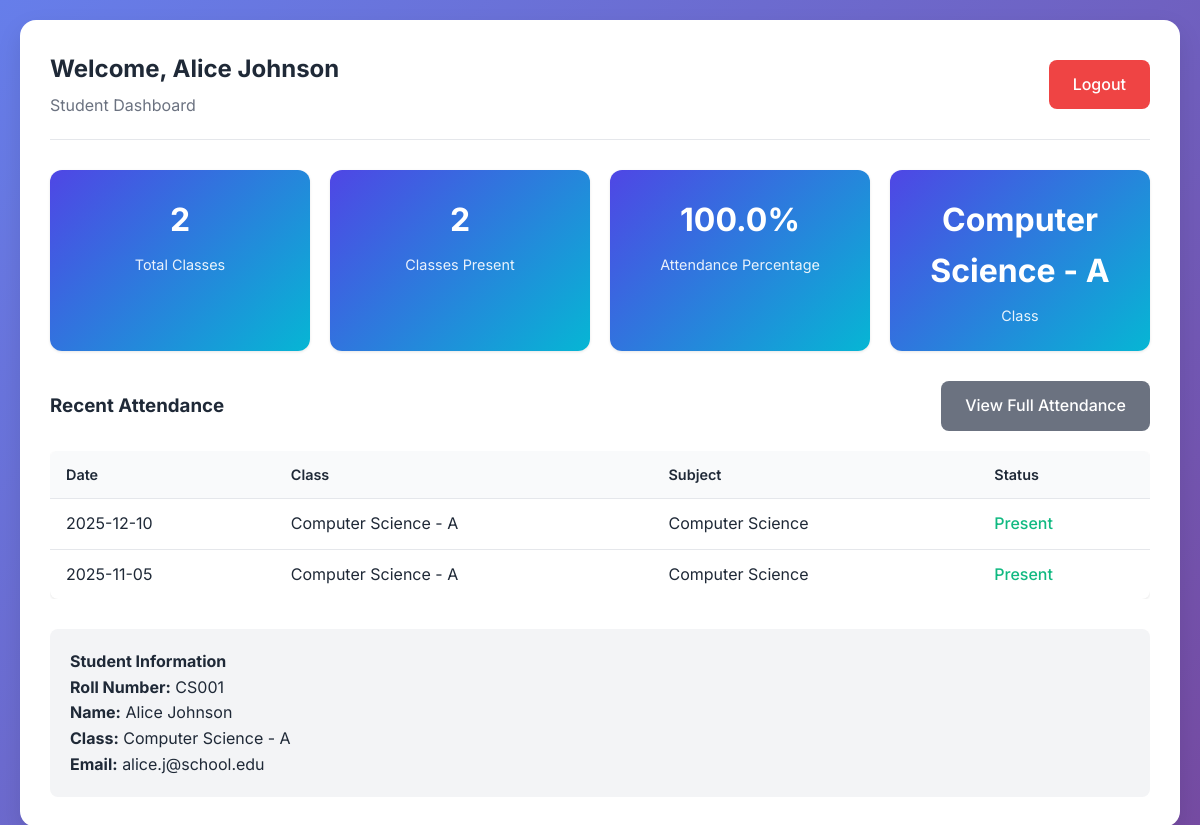
/student_dashboard (signed in), run on the app's committed database.
### tables this page shows
CREATE TABLE students (
    id INTEGER PRIMARY KEY AUTOINCREMENT,
    roll_number TEXT UNIQUE NOT NULL,
    name TEXT NOT NULL,
    email TEXT,
    class_id INTEGER,
    password TEXT NOT NULL,
    created_at TIMESTAMP DEFAULT CURRENT_TIMESTAMP,
    FOREIGN KEY (class_id) REFERENCES classes(id)
);

CREATE TABLE classes (
    id INTEGER PRIMARY KEY AUTOINCREMENT,
    name TEXT NOT NULL,
    subject TEXT,
    teacher_id INTEGER,
    created_at TIMESTAMP DEFAULT CURRENT_TIMESTAMP,
    FOREIGN KEY (teacher_id) REFERENCES teachers(id)
);

CREATE TABLE attendance (
    id INTEGER PRIMARY KEY AUTOINCREMENT,
    student_id INTEGER NOT NULL,
    class_id INTEGER NOT NULL,
    date TEXT NOT NULL,
    status TEXT NOT NULL CHECK (status IN ('present', 'absent', 'late')),
    marked_by INTEGER,
    remarks TEXT,
    created_at TIMESTAMP DEFAULT CURRENT_TIMESTAMP,
    FOREIGN KEY (student_id) REFERENCES students(id),
    FOREIGN KEY (class_id) REFERENCES classes(id),
    FOREIGN KEY (marked_by) REFERENCES teachers(id),
    UNIQUE(student_id, class_id, date)
);

### app.py (the view)
@app.route('/student_dashboard')
def student_dashboard():
    if 'student_id' not in session:
        return redirect(url_for('index'))
    conn = get_db_connection()
    student = conn.execute(
        'SELECT s.*, c.name as class_name, c.subject as subject '
        'FROM students s LEFT JOIN classes c ON s.class_id = c.id WHERE s.id = ?',
        (session['student_id'],),
    ).fetchone()
    stats = calculate_student_attendance_stats(conn, session['student_id'])
    recent_attendance = conn.execute('''
        SELECT a.*, c.name as class_name, c.subject as subject
        FROM attendance a
        JOIN classes c ON a.class_id = c.id
        WHERE a.student_id = ?
        ORDER BY a.date DESC
        LIMIT 20
    ''', (session['student_id'],)).fetchall()
    conn.close()
    return render_template(
        'student_dashboard.html',
        student=student,
        stats=stats,
        recent_attendance=recent_attendance,
    )

### utils/calculations.py (called while the page is built)
def calculate_student_attendance_stats(conn: sqlite3.Connection, student_id: int):
    return conn.execute(
        """
        SELECT
            COUNT(*) as total_classes,
            SUM(CASE WHEN status = 'present' THEN 1 ELSE 0 END) as present_classes,
            SUM(CASE WHEN status = 'absent' THEN 1 ELSE 0 END) as absent_classes,
            ROUND((SUM(CASE WHEN status = 'present' THEN 1 ELSE 0 END) * 100.0 / COUNT(*)), 2) as attendance_percentage
        FROM attendance
        WHERE student_id = ?
        """,
        (student_id,),
    ).fetchone()

### utils/db.py (called while the page is built)
def get_db_connection():
    db_path = Path(DATABASE)
    conn = sqlite3.connect(db_path)
    conn.row_factory = sqlite3.Row
    return conn

### templates/student_dashboard.html (shortened to what this page needs)
{% extends "base.html" %}
{% block content %}
<div class="dashboard">
    <div class="dashboard-header">
        <div class="user-info">
            <h2>Welcome, {{ session.student_name }}</h2>
            <p>Student Dashboard</p>
        </div>
        <a href="{{ url_for('logout') }}" class="btn btn-danger">Logout</a>
    </div>
    <div class="stats-grid">
        <div class="stat-card">
            <h3>{{ stats.total_classes or 0 }}</h3>
            <p>Total Classes</p>
        </div>
        <div class="stat-card">
            <h3>{{ stats.present_classes or 0 }}</h3>
            <p>Classes Present</p>
        </div>
        <div class="stat-card">
            <h3>{{ stats.attendance_percentage or 0 }}%</h3>
            <p>Attendance Percentage</p>
        </div>
        <div class="stat-card">
            <h3>{{ student.class_name or 'N/A' }}</h3>
            <p>Class</p>
        </div>
    </div>
    <div style="display: flex; justify-content: space-between; align-items: center; margin-top: 20px;">
        <h3>Recent Attendance</h3>
        <a href="{{ url_for('view_attendance') }}" class="btn btn-secondary btn-sm">View Full Attendance</a>
    </div>
    <div class="table-container">
        <table class="table">
            <thead>
                <tr>
                    <th>Date</th>
                    <th>Class</th>
                    <th>Subject</th>
                    <th>Status</th>
                </tr>
            </thead>
            <tbody>
                {% for attendance in recent_attendance %}
                <tr>
                    <td>{{ attendance.date }}</td>
                    <td>{{ attendance.class_name }}</td>
                    <td>{{ attendance.subject or 'N/A' }}</td>
                    <td>
                        {% if attendance.status == 'present' %}
                            <span class="status-present">Present</span>
                        {% elif attendance.status == 'absent' %}
                            <span class="status-absent">Absent</span>
                        {% else %}
                            <span class="status-late">Late</span>
                        {% endif %}
                    </td>
                </tr>
                {% endfor %}
            </tbody>
        </table>
    </div>
    <div class="attendance-info" style="margin-top: 30px; padding: 20px; background: #f3f4f6; border-radius: 8px;">
        <h4>Student Information</h4>
        <p><strong>Roll Number:</strong> {{ student.roll_number }}</p>
        <p><strong>Name:</strong> {{ student.name }}</p>
        <p><strong>Class:</strong> {{ student.class_name or 'Not assigned' }}</p>
        {% if student.email %}
        <p><strong>Email:</strong> {{ student.email }}</p>
        {% endif %}
    </div>
</div>
{% endblock %}

### static/css/style.css (style rules this page uses)
* { margin: 0; padding: 0; box-sizing: border-box; }
:root { --primary-color: #4f46e5; --primary-hover: #4338ca; --secondary-color: #06b6d4; --success-color: #10b981; --warning-color: #f59e0b; --danger-color: #ef4444; --dark-color: #1f2937; --light-color: #f9fafb; --border-color: #e5e7eb; --shadow: 0 1px 3px rgba(0, 0, 0, 0.1); --shadow-lg: 0 10px 25px rgba(0, 0, 0, 0.1); }
body { font-family: 'Inter', -apple-system, BlinkMacSystemFont, 'Segoe UI', sans-serif; line-height: 1.6; color: var(--dark-color); background: linear-gradient(135deg, #667eea 0%, #764ba2 100%); min-height: 100vh; overflow-x: hidden; }
.btn { padding: 12px 24px; border: none; border-radius: 8px; font-size: 1rem; font-weight: 500; cursor: pointer; transition: all 0.3s ease; text-decoration: none; display: inline-block; text-align: center; }
.btn-danger { background: var(--danger-color); color: white; }
.btn-secondary { background: #6b7280; color: white; }
.dashboard { background: white; padding: 30px; border-radius: 16px; box-shadow: var(--shadow-lg); }
.dashboard-header { display: flex; justify-content: space-between; align-items: center; margin-bottom: 30px; padding-bottom: 20px; border-bottom: 1px solid var(--border-color); }
.user-info h2 { color: var(--dark-color); margin-bottom: 5px; }
.user-info p { color: #6b7280; }
.stats-grid { display: grid; grid-template-columns: repeat(auto-fit, minmax(200px, 1fr)); gap: 20px; margin-bottom: 30px; }
.stat-card { background: linear-gradient(135deg, var(--primary-color), var(--secondary-color)); color: white; padding: 24px; border-radius: 12px; text-align: center; box-shadow: var(--shadow); transition: transform 0.3s ease; }
.stat-card h3 { font-size: 2rem; margin-bottom: 8px; font-weight: 700; }
.stat-card p { opacity: 0.9; font-size: 0.9rem; }
.table-container { overflow-x: auto; margin-top: 20px; }
.table { width: 100%; border-collapse: collapse; background: white; border-radius: 8px; overflow: hidden; box-shadow: var(--shadow); }
.table th, .table td { padding: 12px 16px; text-align: left; border-bottom: 1px solid var(--border-color); }
.table th { background: var(--light-color); font-weight: 600; color: var(--dark-color); font-size: 0.9rem; }
.table tbody tr:last-child td { border-bottom: none; }
.status-present { color: var(--success-color); font-weight: 500; }

### data on the page
students: student_name "Alice Johnson", roll_number "CS001", name "Alice Johnson", email "alice.j@school.edu"
classes: name "Computer Science - A"
attendance: date "2025-12-10", class_name "Computer Science - A", subject "Computer Science", status "Present"
attendance: date "2025-11-05", class_name "Computer Science - A", subject "Computer Science", status "Present"

### other printed values
{{ stats.total_classes or 0 }} "2"
{{ stats.present_classes or 0 }} "2"
{{ stats.attendance_percentage or 0 }} "100.0"
